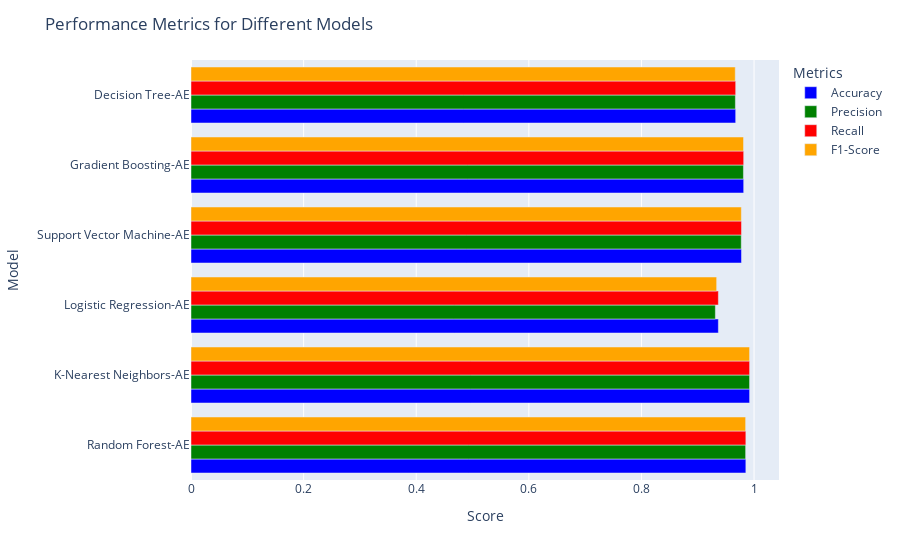

Write notebook code for a chart like this one.
### Code cell
import plotly.express as px
models = ['Random Forest-AE', 'K-Nearest Neighbors-AE', 'Logistic Regression-AE', 'Support Vector Machine-AE', 'Gradient Boosting-AE', 'Decision Tree-AE']
accuracy = [rf_accuracy, knn_accuracy, lr_accuracy, svm_accuracy, gb_accuracy, dt_accuracy]
recall = [rf_recall, knn_recall, lr_recall, svm_recall, gb_recall, dt_recall]
precision = [rf_precision, knn_precision, lr_precision, svm_precision, gb_precision, dt_precision]
f1 = [rf_f1, knn_f1, lr_f1, svm_f1, gb_f1, dt_f1]

# Create a DataFrame
import pandas as pd
df = pd.DataFrame({'Model': models, 'Accuracy': accuracy, 'Precision': precision, 'Recall': recall, 'F1-Score': f1})

# Melt the DataFrame for plotting
df_melted = pd.melt(df, id_vars=['Model'], var_name='Metric', value_name='Score')

# Create the plot
fig = px.bar(df_melted, x='Score', y='Model', color='Metric',
             barmode='group', orientation='h',
             color_discrete_map={'Accuracy': 'blue', 'Precision': 'green', 'Recall': 'red', 'F1-Score': 'orange'})

# Update layout for better appearance
fig.update_layout(
    title='Performance Metrics for Different Models',
    yaxis_title='Model',
    xaxis_title='Score',
    legend_title='Metrics'
)

# Show the plot
fig.show()

### Figure 1 — Plotly figure (JSON) as saved in the notebook; plotly's stock layout.template omitted (floating-point values rounded to 4 significant figures)
{"data": [{"alignmentgroup": "True", "hovertemplate": "Metric=Accuracy<br>Score=%{x}<br>Model=%{y}<extra></extra>", "legendgroup": "Accuracy", "marker": {"color": "blue", "pattern": {"shape": ""}}, "name": "Accuracy", "offsetgroup": "Accuracy", "orientation": "h", "showlegend": true, "textposition": "auto", "type": "bar", "x": [0.9854, 0.9921, 0.9366, 0.9777, 0.9816, 0.9674], "xaxis": "x", "y": ["Random Forest-AE", "K-Nearest Neighbors-AE", "Logistic Regression-AE", "Support Vector Machine-AE", "Gradient Boosting-AE", "Decision Tree-AE"], "yaxis": "y"}, {"alignmentgroup": "True", "hovertemplate": "Metric=Precision<br>Score=%{x}<br>Model=%{y}<extra></extra>", "legendgroup": "Precision", "marker": {"color": "green", "pattern": {"shape": ""}}, "name": "Precision", "offsetgroup": "Precision", "orientation": "h", "showlegend": true, "textposition": "auto", "type": "bar", "x": [0.9851, 0.992, 0.9313, 0.9773, 0.9812, 0.9669], "xaxis": "x", "y": ["Random Forest-AE", "K-Nearest Neighbors-AE", "Logistic Regression-AE", "Support Vector Machine-AE", "Gradient Boosting-AE", "Decision Tree-AE"], "yaxis": "y"}, {"alignmentgroup": "True", "hovertemplate": "Metric=Recall<br>Score=%{x}<br>Model=%{y}<extra></extra>", "legendgroup": "Recall", "marker": {"color": "red", "pattern": {"shape": ""}}, "name": "Recall", "offsetgroup": "Recall", "orientation": "h", "showlegend": true, "textposition": "auto", "type": "bar", "x": [0.9854, 0.9921, 0.9366, 0.9777, 0.9816, 0.9674], "xaxis": "x", "y": ["Random Forest-AE", "K-Nearest Neighbors-AE", "Logistic Regression-AE", "Support Vector Machine-AE", "Gradient Boosting-AE", "Decision Tree-AE"], "yaxis": "y"}, {"alignmentgroup": "True", "hovertemplate": "Metric=F1-Score<br>Score=%{x}<br>Model=%{y}<extra></extra>", "legendgroup": "F1-Score", "marker": {"color": "orange", "pattern": {"shape": ""}}, "name": "F1-Score", "offsetgroup": "F1-Score", "orientation": "h", "showlegend": true, "textposition": "auto", "type": "bar", "x": [0.9851, 0.9921, 0.9336, 0.9775, 0.9813, 0.9666], "xaxis": "x", "y": ["Random Forest-AE", "K-Nearest Neighbors-AE", "Logistic Regression-AE", "Support Vector Machine-AE", "Gradient Boosting-AE", "Decision Tree-AE"], "yaxis": "y"}], "layout": {"barmode": "group", "legend": {"title": {"text": "Metrics"}, "tracegroupgap": 0}, "margin": {"t": 60}, "title": {"text": "Performance Metrics for Different Models"}, "xaxis": {"anchor": "y", "domain": [0, 1], "title": {"text": "Score"}}, "yaxis": {"anchor": "x", "domain": [0, 1], "title": {"text": "Model"}}}}
